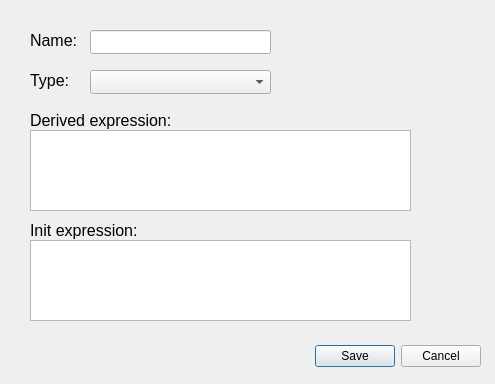
<?xml version="1.0" encoding="UTF-8"?>
<ui version="4.0">
 <class>AttributeEditDialog</class>
 <widget class="QDialog" name="AttributeEditDialog">
  <property name="geometry">
   <rect>
    <x>0</x>
    <y>0</y>
    <width>495</width>
    <height>384</height>
   </rect>
  </property>
  <property name="windowTitle">
   <string>Dialog</string>
  </property>
  <widget class="QDialogButtonBox" name="buttonBox">
   <property name="geometry">
    <rect>
     <x>20</x>
     <y>340</y>
     <width>461</width>
     <height>32</height>
    </rect>
   </property>
   <property name="orientation">
    <enum>Qt::Orientation::Horizontal</enum>
   </property>
   <property name="standardButtons">
    <set>QDialogButtonBox::StandardButton::Cancel|QDialogButtonBox::StandardButton::Save</set>
   </property>
  </widget>
  <widget class="QLabel" name="nameLabel">
   <property name="geometry">
    <rect>
     <x>30</x>
     <y>30</y>
     <width>61</width>
     <height>21</height>
    </rect>
   </property>
   <property name="font">
    <font>
     <pointsize>12</pointsize>
    </font>
   </property>
   <property name="text">
    <string>Name:</string>
   </property>
  </widget>
  <widget class="QLineEdit" name="nameLineEdit">
   <property name="geometry">
    <rect>
     <x>90</x>
     <y>30</y>
     <width>181</width>
     <height>24</height>
    </rect>
   </property>
  </widget>
  <widget class="QLabel" name="typeLabel">
   <property name="geometry">
    <rect>
     <x>30</x>
     <y>70</y>
     <width>61</width>
     <height>21</height>
    </rect>
   </property>
   <property name="font">
    <font>
     <pointsize>12</pointsize>
    </font>
   </property>
   <property name="text">
    <string>Type:</string>
   </property>
  </widget>
  <widget class="QComboBox" name="typeComboBox">
   <property name="geometry">
    <rect>
     <x>90</x>
     <y>70</y>
     <width>181</width>
     <height>24</height>
    </rect>
   </property>
  </widget>
  <widget class="QLabel" name="derivedExprLabel">
   <property name="geometry">
    <rect>
     <x>30</x>
     <y>110</y>
     <width>141</width>
     <height>21</height>
    </rect>
   </property>
   <property name="font">
    <font>
     <pointsize>12</pointsize>
    </font>
   </property>
   <property name="text">
    <string>Derived expression:</string>
   </property>
  </widget>
  <widget class="QTextEdit" name="derivedExprTextEdit">
   <property name="geometry">
    <rect>
     <x>30</x>
     <y>130</y>
     <width>381</width>
     <height>81</height>
    </rect>
   </property>
  </widget>
  <widget class="QLabel" name="initExprLabel">
   <property name="geometry">
    <rect>
     <x>30</x>
     <y>220</y>
     <width>141</width>
     <height>21</height>
    </rect>
   </property>
   <property name="font">
    <font>
     <pointsize>12</pointsize>
    </font>
   </property>
   <property name="text">
    <string>Init expression:</string>
   </property>
  </widget>
  <widget class="QTextEdit" name="initExprTextEdit">
   <property name="geometry">
    <rect>
     <x>30</x>
     <y>240</y>
     <width>381</width>
     <height>81</height>
    </rect>
   </property>
  </widget>
 </widget>
 <resources/>
 <connections>
  <connection>
   <sender>buttonBox</sender>
   <signal>accepted()</signal>
   <receiver>AttributeEditDialog</receiver>
   <slot>accept()</slot>
   <hints>
    <hint type="sourcelabel">
     <x>248</x>
     <y>254</y>
    </hint>
    <hint type="destinationlabel">
     <x>157</x>
     <y>274</y>
    </hint>
   </hints>
  </connection>
  <connection>
   <sender>buttonBox</sender>
   <signal>rejected()</signal>
   <receiver>AttributeEditDialog</receiver>
   <slot>reject()</slot>
   <hints>
    <hint type="sourcelabel">
     <x>316</x>
     <y>260</y>
    </hint>
    <hint type="destinationlabel">
     <x>286</x>
     <y>274</y>
    </hint>
   </hints>
  </connection>
 </connections>
</ui>
